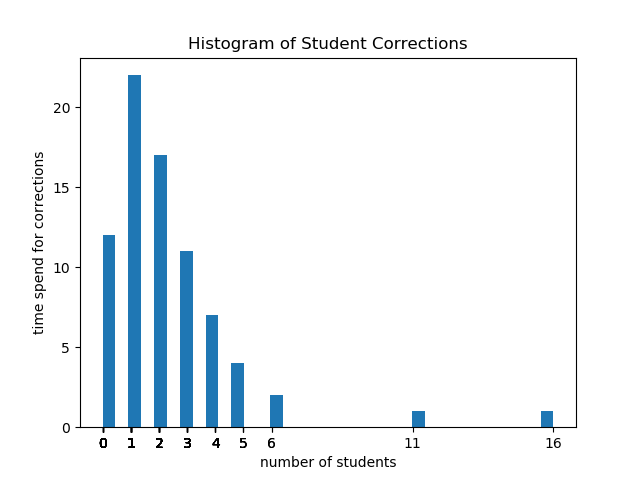

This chart was generated by the following Python code:
import matplotlib.pyplot as plt
a = (16,11,6,6,5,5,5,5,4,4,4,4,4,4,4,3,3,3,3,3,3,3,3,3,3,3,2,2,2,2,2,2,2,2,2,2,2,2,2,
     2,2,2,2,1,1,1,1,1,1,1,1,1,1,1,1,1,1,1,1,1,1,1,1,1,1,0,0,0,0,0,0,0,0,0,0,0,0)
plt.hist(a, bins=35)
plt.xticks(a)
plt.title("Histogram of Student Corrections")
plt.xlabel('number of students')
plt.ylabel('time spend for corrections')
plt.show()
